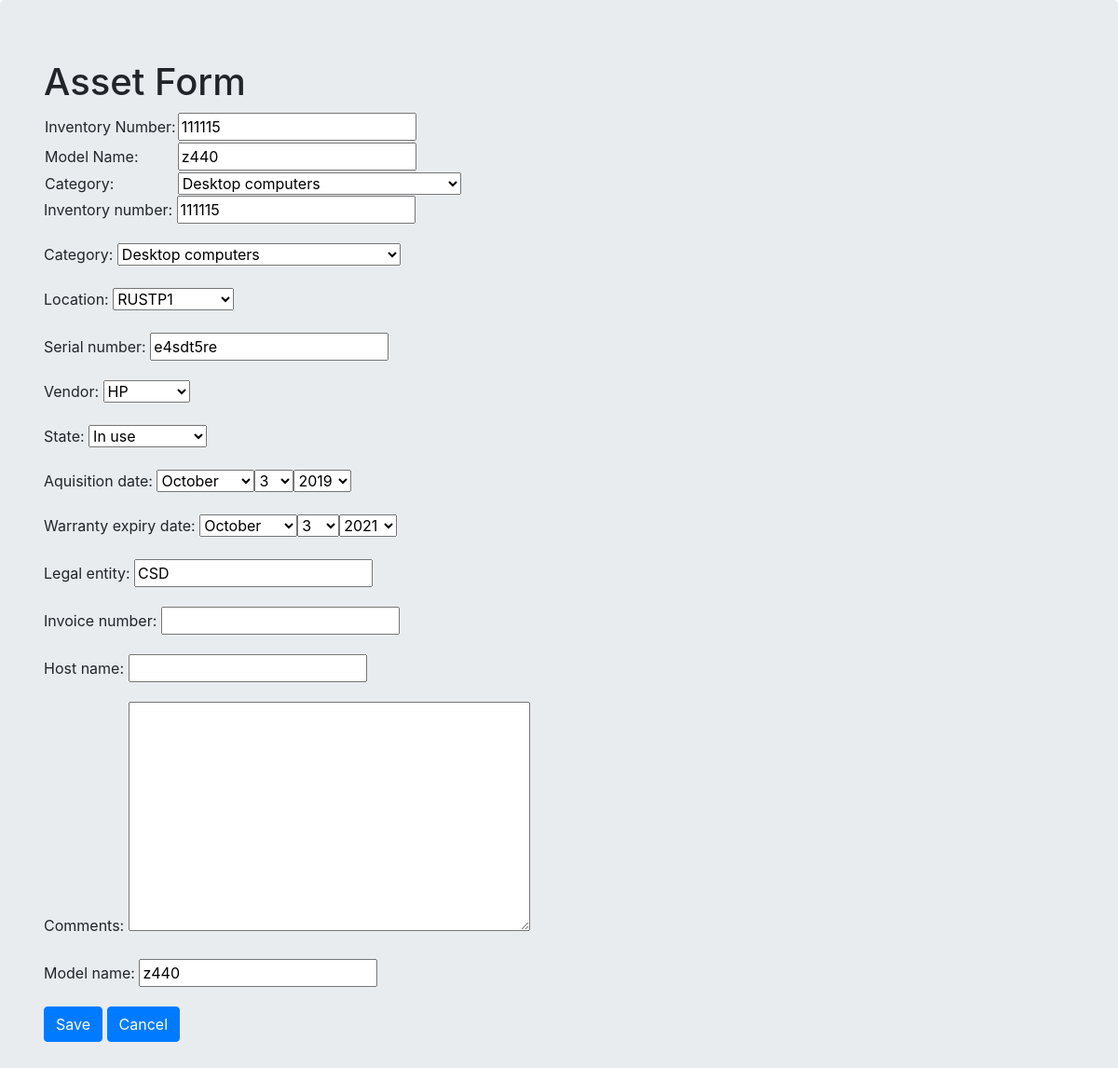
/assets/2/edit/ (signed in), run on an earlier commit of the app's database.
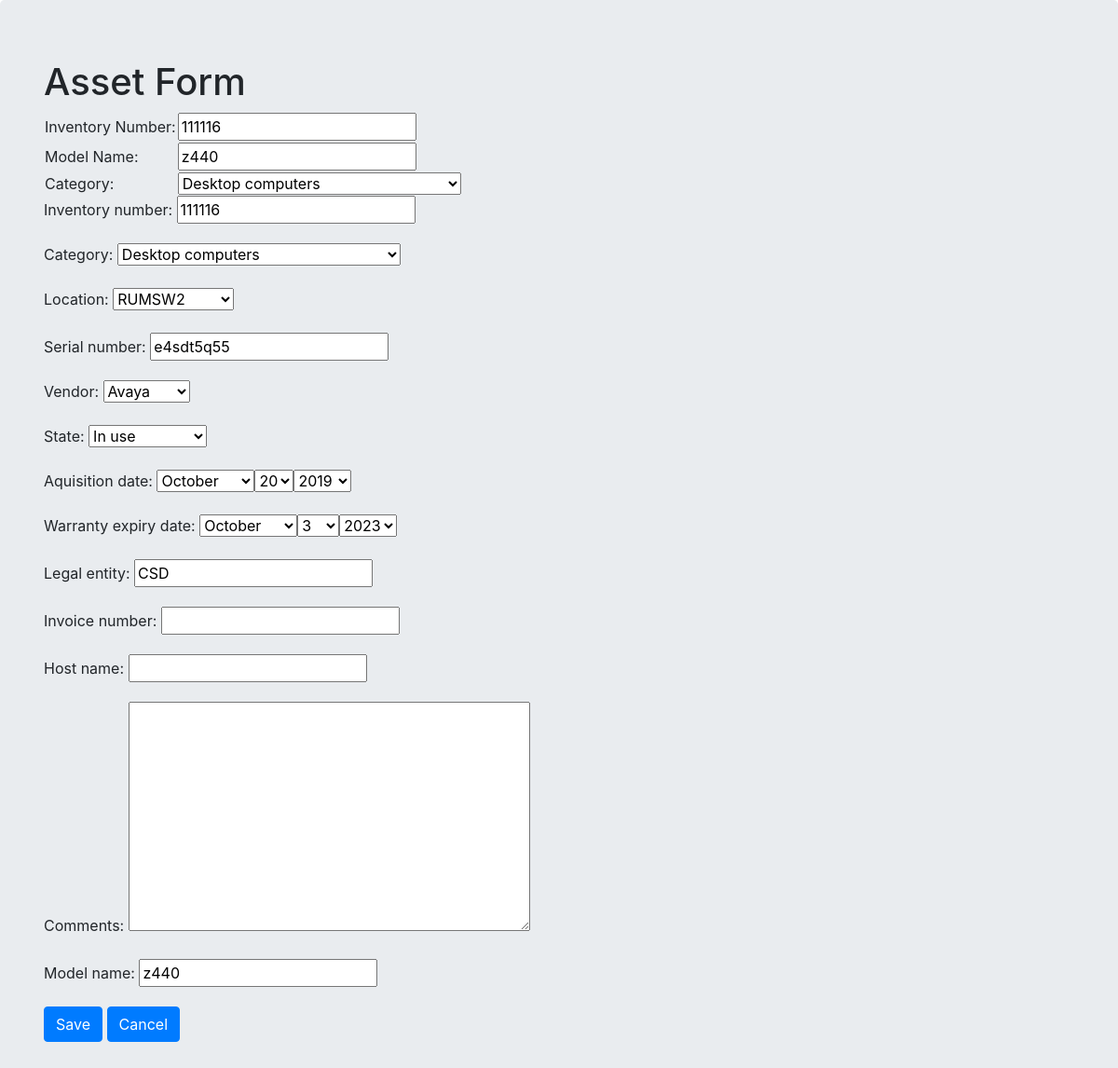
And on a later commit of the database.
### assets_app/models.py (models this page shows, shortened)
class Asset(models.Model):
    inventory_number = models.CharField(max_length=50, unique=True)
    model_name = models.CharField(max_length=50, unique=False, blank=False)
    category = TreeForeignKey('Category', on_delete=models.SET('UNCATEGORISED'), blank=False)
    location = TreeForeignKey('Location', on_delete=models.SET('NOT SET'), blank=False, null=True)
    serial_number = models.CharField(max_length=50, blank=False, null=True)
    vendor = models.ForeignKey(Vendor, on_delete=models.SET('NOT SET'), blank=False, null=True)
    state = models.ForeignKey(State, on_delete=models.SET('NOT SET'), blank=False, null=True)
    aquisition_date = models.DateField(null=True)
    warranty_expiry_date = models.DateField(blank=True, null=True)
    added_on = models.DateTimeField(editable=False, default=timezone.now)
    modified_on = models.DateTimeField(editable=False, default=timezone.now)
    legal_entity = models.CharField(max_length=100, blank=True)
    invoice_number = models.CharField(max_length=50, blank=True)
    host_name = models.CharField(max_length=100, blank=True)
    comments = models.TextField(blank=True)
    class Meta:
        verbose_name = 'Asset'
        verbose_name_plural = 'Assets'

### assets_app/views.py (the view, shortened to what this page needs)
# urls.py: url(r'^assets/(?P<pk>\d+)/edit/$', views.AssetUpdateView.as_view(), name='asset_edit'),
class AssetUpdateView(LoginRequiredMixin, UpdateView):
    login_url = '/accounts/login/'
    redirect_field_name = 'assets_app/asset_detail.html'
    form_class = AssetForm
    model = Asset

### assets_app/forms.py
class AssetForm(forms.ModelForm):
    class Meta():
        model = Asset
        fields = ('inventory_number', 'category', 'location', 'serial_number', 'vendor', 'state', 'aquisition_date', 'warranty_expiry_date', 'legal_entity', 'invoice_number', 'host_name', 'comments', 'model_name')
        widgets = {
            'inventory_number':forms.TextInput(attrs={'class':'textinputclass'}),
            'category':forms.Select(),
            'location':forms.Select(),
            'serial_number':forms.TextInput(attrs={'class':'textinputclass'}),
            'vendor':forms.Select(),
            'state':forms.Select(),
            'aquisition_date':forms.SelectDateWidget(),
            'warranty_expiry_date':forms.SelectDateWidget(),
            'legal_entity':forms.TextInput(attrs={'class':'textinputclass'}),
            'invoice_number':forms.TextInput(attrs={'class':'textinputclass'}),
            'host_name':forms.TextInput(attrs={'class':'textinputclass'}),
            'comments':forms.Textarea(attrs={'class':'editable medium-editor-textarea postcontent'}),
}

### assets_app/models.py (called while the page is built)
    def __str__(self):
        return self.name

    def __str__(self):
        return self.name

### templates/assets_app/asset_form.html (shortened to what this page needs)
<!DOCTYPE html>
<html>
    <head>
        <link rel="stylesheet" href="https://stackpath.bootstrapcdn.com/bootstrap/4.3.1/css/bootstrap.min.css">
    </head>
    <body>
    <div class='jumbotron'>
        <div class='container'>
            <h1>Asset Form</h1>
            <form class='post-form' method='POST'>
                <table>
                <tr>
                <td>Inventory Number:</td>
                <td>{{form.inventory_number}}</td>
                </tr>
                <tr>
                <td>Model Name:</td>
                <td>{{form.model_name}}</td>
                </tr>
                <td>Category:</td>
                <td>{{form.category}}</td>
                </table>
                {{form.as_p}}
                <div class='glyphicon glyphicon-plus'>
                    <button type='submit' class='btn btn-primary'>Save</button>
                    <button type='button' class='btn btn-primary' onClick="window.history.back();return false;">Cancel</button>
                </div>
            </form>
        </div>
    </div>
    </body>
</html>

What changed in the data, as far as the page shows it:
changed Asset "Desktop computers": inventory_number "111115" → "111116"; location "RUSTP1" → "RUMSW2"; serial_number "e4sdt5re" → "e4sdt5q55"; vendor "HP" → "Avaya"
Also different on the page:
form field as_p: "3" → "20"
form field as_p: "2021" → "2023"
